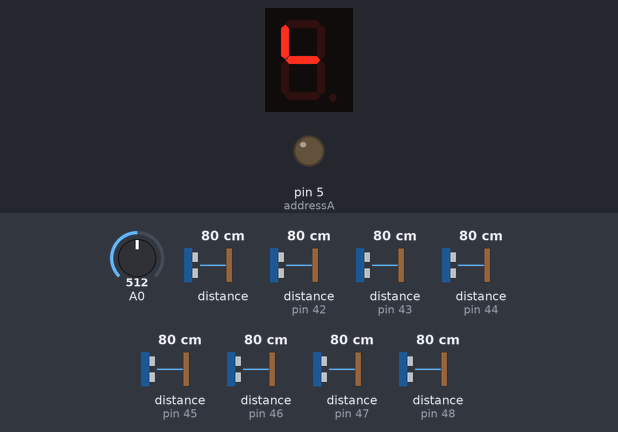
A sketch run on a simulated Arduino Uno, built with avr-gcc and run on an emulated ATmega328P. Parts: 1-digit seven-segment display, output pins drawn as LEDs (lit = HIGH). Wiring (inferred from the names in the program): 1-digit 7-segment display, segments lit when LOW: segments pin 12, pin 11, pin 10, pin 9, pin 8, pin 7, pin 6. The test bench sets the inputs (shaded band); at power-on: distance to the obstacle (sensors on pin 47, pin 48, pin 42, pin 43, pin 44, pin 45, pin 46) 80 cm, distance to the obstacle 80 cm, A0 = 512. The segment pins are drawn as the display they are named for; pins used as bus, display or sensor lines are not drawn; what the sketch prints to the serial monitor is not drawn.

Above: at 0.1 s.
1.4 s: distance to the obstacle (sensor on pin 47) set to 2 cm
4.4 s: distance to the obstacle (sensor 0) set to 2 cm
7.4 s: distance to the obstacle (sensor on pin 48) set to 4 cm
10.4 s: distance to the obstacle (sensor on pin 42) set to 4 cm
Timing chart, 0 to 13.4 s (numbered marks = the images above; inputs shaded):
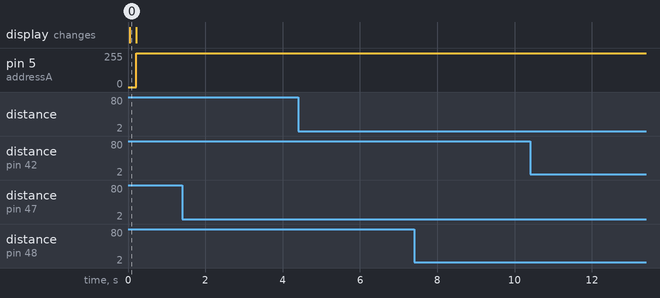

The sketch:

NewSensor.ino
```cpp
#include <Wire.h>
#include <VL53L0X.h>

#define XSHUT_pin1 13
#define XSHUT_pin2 12
#define XSHUT_pin3 11
#define XSHUT_pin4 10
#define XSHUT_pin5 9
#define XSHUT_pin6 8
#define XSHUT_pin7 4
#define XSHUT_pin8 3

#define Sensor2_newAddress 42
#define Sensor3_newAddress 43
#define Sensor4_newAddress 44
#define Sensor5_newAddress 45
#define Sensor6_newAddress 46
#define Sensor7_newAddress 47
#define Sensor8_newAddress 48

const int totalChannels = 8;

int addressA = 5;
int addressB = 6;
int addressC = 7;

int A = 0;
int B = 0;
int C = 0;

int pot1Value = 0;        // value read from the pot
int pot2Value = 0;        // value read from the pot
int pot3Value = 0;        // value read from the pot
int pot4Value = 0;        // value read from the pot
int pot5Value = 0;        // value read from the pot
int pot6Value = 0;        // value read from the pot
int pot7Value = 0;        // value read from the pot
int pot8Value = 0;        // value read from the pot


int potentiometers[8] = {pot1Value, pot2Value, pot3Value, pot4Value,
                            pot5Value, pot6Value, pot7Value, pot8Value};


VL53L0X sensor1;
VL53L0X sensor2;
VL53L0X sensor3;
VL53L0X sensor4;
VL53L0X sensor5;
VL53L0X sensor6;
VL53L0X sensor7;
VL53L0X sensor8;


void setup()
{


  pinMode(XSHUT_pin1, OUTPUT);
  pinMode(XSHUT_pin2, OUTPUT);
  pinMode(XSHUT_pin3, OUTPUT);
  pinMode(XSHUT_pin4, OUTPUT);
  pinMode(XSHUT_pin5, OUTPUT);
  pinMode(XSHUT_pin6, OUTPUT);
  pinMode(XSHUT_pin7, OUTPUT);
  pinMode(XSHUT_pin8, INPUT);

  Serial.begin(9600);

  pinMode(addressA, OUTPUT);
  pinMode(addressB, OUTPUT);
  pinMode(addressC, OUTPUT);

  pinMode(A0, INPUT);

  Wire.begin();
  sensor8.setAddress(Sensor8_newAddress);
  pinMode(XSHUT_pin7,INPUT);
  delay(10);
  sensor7.setAddress(Sensor7_newAddress);
  pinMode(XSHUT_pin6,INPUT);
  delay(10);
  sensor6.setAddress(Sensor6_newAddress);
  pinMode(XSHUT_pin5,INPUT);
  delay(10);
  sensor5.setAddress(Sensor5_newAddress);
  pinMode(XSHUT_pin4,INPUT);
  delay(10);
  sensor4.setAddress(Sensor4_newAddress);
  pinMode(XSHUT_pin3,INPUT);
  delay(10);
  sensor3.setAddress(Sensor3_newAddress);
  pinMode(XSHUT_pin2,INPUT);
  delay(10);
  sensor2.setAddress(Sensor2_newAddress);
  pinMode(XSHUT_pin1,INPUT);
  delay(10);

  sensor1.init();
  sensor2.init();
  sensor3.init();
  sensor4.init();
  sensor5.init();
  sensor6.init();
  sensor7.init();
  sensor8.init();

  sensor1.setTimeout(500);
  if (!sensor1.init()){
    Serial.println("Failed to detect and initialize sensor1!");
    while (1) {}
  }else{Serial.println("sensor1 initialized");}
  sensor2.setTimeout(500);
  if (!sensor2.init()){
    Serial.println("Failed to detect and initialize sensor2!");
    while (1) {}
  }else{Serial.println("sensor2 initialized");}
  sensor3.setTimeout(500);
  if (!sensor3.init()){
    Serial.println("Failed to detect and initialize sensor3!");
    while (1) {}
  }else{Serial.println("sensor3 initialized");}
   sensor4.setTimeout(500);
  if (!sensor4.init()){
    Serial.println("Failed to detect and initialize sensor4!");
    while (1) {}
  }else{Serial.println("sensor4 initialized");}
  sensor5.setTimeout(500);
  if (!sensor5.init()){
    Serial.println("Failed to detect and initialize sensor5!");
    while (1) {}
  }else{Serial.println("sensor5 initialized");}
  sensor6.setTimeout(500);
  if (!sensor6.init()){
    Serial.println("Failed to detect and initialize sensor6!");
    while (1) {}
  }else{Serial.println("sensor6 initialized");}
   sensor7.setTimeout(500);
  if (!sensor7.init()){
    Serial.println("Failed to detect and initialize sensor7!");
    while (1) {}
  }else{Serial.println("sensor7 initialized");}
   sensor8.setTimeout(500);
  if (!sensor8.init()){
    Serial.println("Failed to detect and initialize sensor8!");
    while (1) {}
  }
  else{Serial.println("sensor8 initialized");}

  // Start continuous back-to-back mode (take readings as
  // fast as possible).  To use continuous timed mode
  // instead, provide a desired inter-measurement period in
  // ms (e.g. sensor.startContinuous(100)).
  sensor1.startContinuous();
  sensor2.startContinuous();
  sensor3.startContinuous();
  sensor4.startContinuous();
  sensor5.startContinuous();
  sensor6.startContinuous();
  sensor7.startContinuous();
  sensor8.startContinuous();
}

void loop()
{
  for (int i=0; i<totalChannels; i++){
    A = bitRead(i,0); //take first bit from binary value of i channel.
    B = bitRead(i,1); //take second bit from binary value of i channel.
    C = bitRead(i,2); //take third bit from value of i channel.

    digitalWrite(addressA, A);
    digitalWrite(addressB, B);
    digitalWrite(addressC, C);

    potentiometers[i] = analogRead(A0);
  }


  if (sensor1.timeoutOccurred()) { Serial.print("Sensor1 TIMEOUT"); }
  if (sensor2.timeoutOccurred()) { Serial.print("Sensor2 TIMEOUT"); }
  if (sensor3.timeoutOccurred()) { Serial.print("Sensor3 TIMEOUT"); }
  if (sensor4.timeoutOccurred()) { Serial.print("Sensor4 TIMEOUT"); }
  if (sensor5.timeoutOccurred()) { Serial.print("Sensor5 TIMEOUT"); }
  if (sensor6.timeoutOccurred()) { Serial.print("Sensor6 TIMEOUT"); }
  if (sensor7.timeoutOccurred()) { Serial.print("Sensor7 TIMEOUT"); }
  if (sensor8.timeoutOccurred()) { Serial.print("Sensor8 TIMEOUT"); }

//CONTROLLER ONE
  checkDistanceDiff(sensor1);
  //POTENTIOMETER CODE
  // read the analog in value:
  // map it to the range of the analog out:
  int outputValue1 = map(potentiometers[0], 0, 1023, 0, 180);
  // print the results to the Serial Monitor:
  //Serial.print(" , 1");
  Serial.print(" , ");
  Serial.print(outputValue1);
  Serial.println();

//CONTROLLER TWO
  checkDistanceDiff(sensor2);
  //POTENTIOMETER CODE for number 2
  // read the analog in value:
  // map it to the range of the analog out:
  int outputValue2 = map(potentiometers[1], 0, 1023, 0, 180);
  // print the results to the Serial Monitor:
  //Serial.print(" , 2");
  Serial.print(" , ");
  Serial.print(outputValue2);
  Serial.println();

//CONTROLLER THREE
  checkDistanceDiff(sensor3);
  int outputValue3 = map(potentiometers[2], 0, 1023, 0, 180);
  // print the results to the Serial Monitor:
  //Serial.print(" , 3");
  Serial.print(" , ");
  Serial.print(outputValue3);
  Serial.println();

//CONTROLLER FOUR
  checkDistanceDiff(sensor4);
  int outputValue4 = map(potentiometers[3], 0, 1023, 0, 180);
  // print the results to the Serial Monitor:
  //Serial.print(" , 4");
  Serial.print(" , ");
  Serial.print(outputValue4);
  Serial.println();

//CONTROLLER FIVE
  checkDistanceDiff(sensor5);
  int outputValue5 = map(potentiometers[4], 0, 1023, 0, 180);
  // print the results to the Serial Monitor:
  //Serial.print(" , 5");
  Serial.print(" , ");
  Serial.print(outputValue5);
  Serial.println();

//CONTROLLER SIX
  checkDistanceDiff(sensor6);
  int outputValue6 = map(potentiometers[5], 0, 1023, 0, 180);
  // print the results to the Serial Monitor:
  //Serial.print(" , 6");
  Serial.print(" , ");
  Serial.print(outputValue6);
  Serial.println();

//CONTROLLER SEVEN
  checkDistanceDiff(sensor7);
  int outputValue7 = map(potentiometers[6], 0, 1023, 0, 180);
  // print the results to the Serial Monitor:
  //Serial.print(" , 7");
  Serial.print(" , ");
  Serial.print(outputValue7);
  Serial.println();

//CONTROLLER EIGHT
  checkDistanceDiff(sensor8);
  int outputValue8 = map(potentiometers[7], 0, 1023, 0, 180);
  // print the results to the Serial Monitor:
  //Serial.print(" , 8");
  Serial.print(" , ");
  Serial.print(outputValue8);
  Serial.println();

  Serial.flush();
  delay(20);


}

void checkDistanceDiff(VL53L0X sensor){
  static int previousDist = 0;
  int currentDist = sensor.readRangeContinuousMillimeters();
  int diff= currentDist - previousDist;
  previousDist = currentDist;
  int address = sensor.getAddress();
  //Serial.println();
  Serial.print(address);
  Serial.print(" , ");
  Serial.print(diff);

}
```
